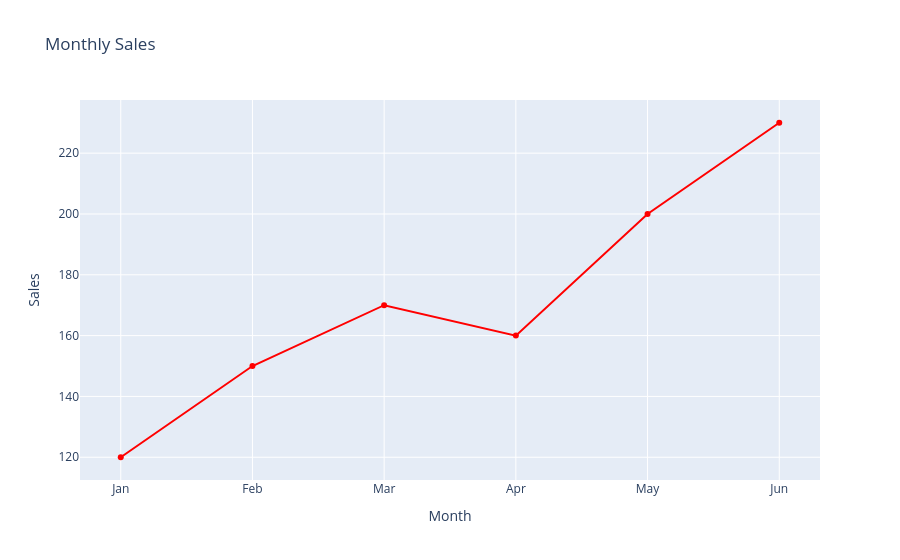

Source (notebook cell):
### Markdown cell above
#### Plotly

### Code cell
import plotly.express as px
import pandas as pd

# Sample Data
df = pd.DataFrame({
    "Month": ["Jan", "Feb", "Mar", "Apr", "May", "Jun"],
    "Sales": [120, 150, 170, 160, 200, 230]
})

# Line Plot
fig = px.line(
    df,
    x="Month",
    y="Sales",
    title="Monthly Sales",
    markers=True,
    color_discrete_sequence=["red"]
)

fig.show()

### Figure 1 — Plotly figure (JSON) as saved in the notebook; plotly's stock layout.template omitted (floating-point values rounded to 4 significant figures)
{"data": [{"hovertemplate": "Month=%{x}<br>Sales=%{y}<extra></extra>", "legendgroup": "", "line": {"color": "red", "dash": "solid"}, "marker": {"symbol": "circle"}, "mode": "lines+markers", "name": "", "orientation": "v", "showlegend": false, "type": "scatter", "x": ["Jan", "Feb", "Mar", "Apr", "May", "Jun"], "xaxis": "x", "y": [120, 150, 170, 160, 200, 230], "yaxis": "y"}], "layout": {"legend": {"tracegroupgap": 0}, "title": {"text": "Monthly Sales"}, "xaxis": {"anchor": "y", "domain": [0, 1], "title": {"text": "Month"}}, "yaxis": {"anchor": "x", "domain": [0, 1], "title": {"text": "Sales"}}}}
